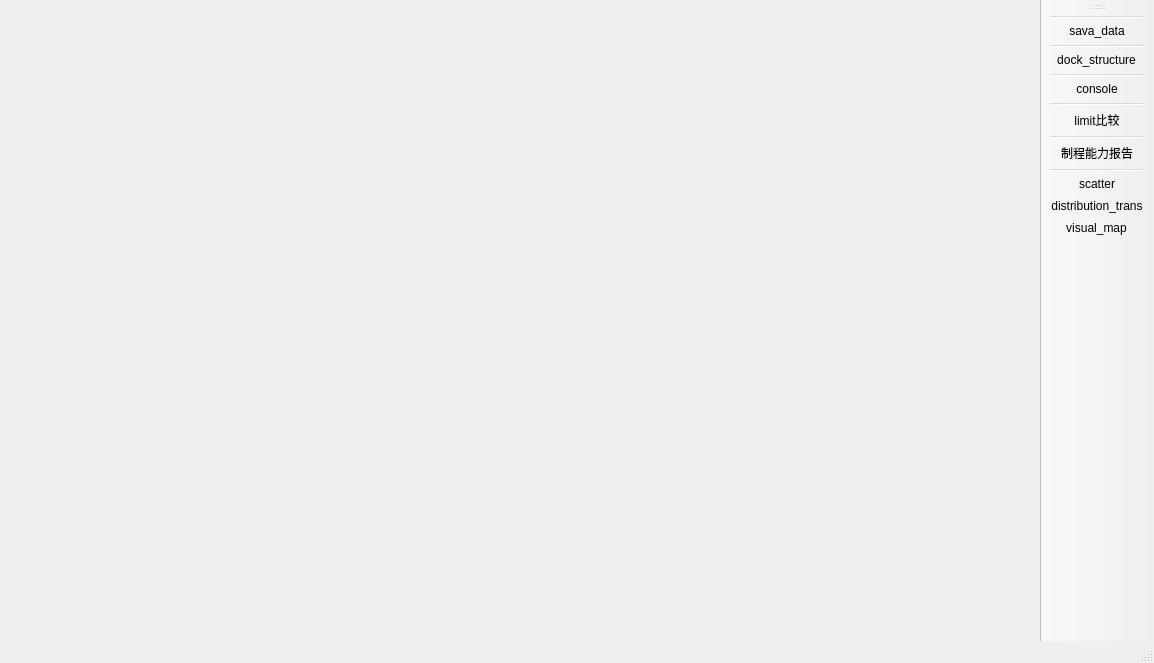
<?xml version="1.0" encoding="UTF-8"?>
<ui version="4.0">
 <class>MainWindow</class>
 <widget class="QMainWindow" name="MainWindow">
  <property name="geometry">
   <rect>
    <x>0</x>
    <y>0</y>
    <width>1154</width>
    <height>663</height>
   </rect>
  </property>
  <property name="windowTitle">
   <string>MainWindow</string>
  </property>
  <widget class="QWidget" name="centralwidget"/>
  <widget class="QStatusBar" name="statusbar"/>
  <widget class="QToolBar" name="toolBar">
   <property name="windowTitle">
    <string>toolBar</string>
   </property>
   <attribute name="toolBarArea">
    <enum>RightToolBarArea</enum>
   </attribute>
   <attribute name="toolBarBreak">
    <bool>false</bool>
   </attribute>
   <addaction name="separator"/>
   <addaction name="action_sava_data"/>
   <addaction name="separator"/>
   <addaction name="action_dock_structure"/>
   <addaction name="separator"/>
   <addaction name="action_console"/>
   <addaction name="separator"/>
   <addaction name="action_limit"/>
   <addaction name="separator"/>
   <addaction name="action_processing_report"/>
   <addaction name="separator"/>
   <addaction name="action_qt_scatter"/>
   <addaction name="action_qt_distribution_trans"/>
   <addaction name="action_qt_visual_map"/>
  </widget>
  <action name="action_capability">
   <property name="icon">
    <iconset resource="../../ui_resource/pyqtsource.qrc">
     <normaloff>:/pyqt/source/images/entirecolumn.png</normaloff>:/pyqt/source/images/entirecolumn.png</iconset>
   </property>
   <property name="text">
    <string>capability</string>
   </property>
   <property name="toolTip">
    <string>&lt;html&gt;&lt;head/&gt;&lt;body&gt;&lt;p&gt;生成制程能力报告&lt;/p&gt;&lt;/body&gt;&lt;/html&gt;</string>
   </property>
  </action>
  <action name="action_sava_data">
   <property name="icon">
    <iconset resource="../../ui_resource/pyqtsource.qrc">
     <normaloff>:/pyqt/source/images/Save.png</normaloff>:/pyqt/source/images/Save.png</iconset>
   </property>
   <property name="text">
    <string>sava_data</string>
   </property>
   <property name="toolTip">
    <string>&lt;html&gt;&lt;head/&gt;&lt;body&gt;&lt;p&gt;保存为csv&amp;amp;excel&lt;/p&gt;&lt;/body&gt;&lt;/html&gt;</string>
   </property>
  </action>
  <action name="action_dock_structure">
   <property name="icon">
    <iconset resource="../../ui_resource/pyqtsource.qrc">
     <normaloff>:/pyqt/source/images/graphicfilterpopart.png</normaloff>:/pyqt/source/images/graphicfilterpopart.png</iconset>
   </property>
   <property name="text">
    <string>dock_structure</string>
   </property>
   <property name="toolTip">
    <string>&lt;html&gt;&lt;head/&gt;&lt;body&gt;&lt;p&gt;保存视图结构&lt;/p&gt;&lt;/body&gt;&lt;/html&gt;</string>
   </property>
  </action>
  <action name="action_limit">
   <property name="icon">
    <iconset resource="../../ui_resource/pyqtsource.qrc">
     <normaloff>:/pyqt/source/images/excel.svg</normaloff>:/pyqt/source/images/excel.svg</iconset>
   </property>
   <property name="text">
    <string>limit比较</string>
   </property>
   <property name="toolTip">
    <string>显示Limit间的差异性</string>
   </property>
  </action>
  <action name="action_console">
   <property name="checkable">
    <bool>true</bool>
   </property>
   <property name="icon">
    <iconset resource="../../ui_resource/pyqtsource.qrc">
     <normaloff>:/pyqt/source/images/python.png</normaloff>:/pyqt/source/images/python.png</iconset>
   </property>
   <property name="text">
    <string>console</string>
   </property>
   <property name="toolTip">
    <string>显示&amp;隐藏Python Console</string>
   </property>
  </action>
  <action name="action_processing_report">
   <property name="icon">
    <iconset resource="../../ui_resource/pyqtsource.qrc">
     <normaloff>:/pyqt/source/images/lc_dbformrename.png</normaloff>:/pyqt/source/images/lc_dbformrename.png</iconset>
   </property>
   <property name="text">
    <string>制程能力报告</string>
   </property>
   <property name="toolTip">
    <string>制程能力报告</string>
   </property>
  </action>
  <action name="action_qt_scatter">
   <property name="icon">
    <iconset resource="../../ui_resource/pyqtsource.qrc">
     <normaloff>:/pyqt/source/images/lc_linestyle.png</normaloff>:/pyqt/source/images/lc_linestyle.png</iconset>
   </property>
   <property name="text">
    <string>scatter</string>
   </property>
   <property name="toolTip">
    <string>散点图</string>
   </property>
  </action>
  <action name="action_qt_visual_map">
   <property name="icon">
    <iconset resource="../../ui_resource/pyqtsource.qrc">
     <normaloff>:/pyqt/source/images/lc_objectcatalog.png</normaloff>:/pyqt/source/images/lc_objectcatalog.png</iconset>
   </property>
   <property name="text">
    <string>visual_map</string>
   </property>
  </action>
  <action name="action_qt_distribution_trans">
   <property name="icon">
    <iconset resource="../../ui_resource/pyqtsource.qrc">
     <normaloff>:/pyqt/source/images/lc_aligndown.png</normaloff>:/pyqt/source/images/lc_aligndown.png</iconset>
   </property>
   <property name="text">
    <string>distribution_trans</string>
   </property>
   <property name="toolTip">
    <string>横向分布图</string>
   </property>
  </action>
 </widget>
 <resources>
  <include location="../../ui_resource/pyqtsource.qrc"/>
 </resources>
 <connections/>
</ui>
